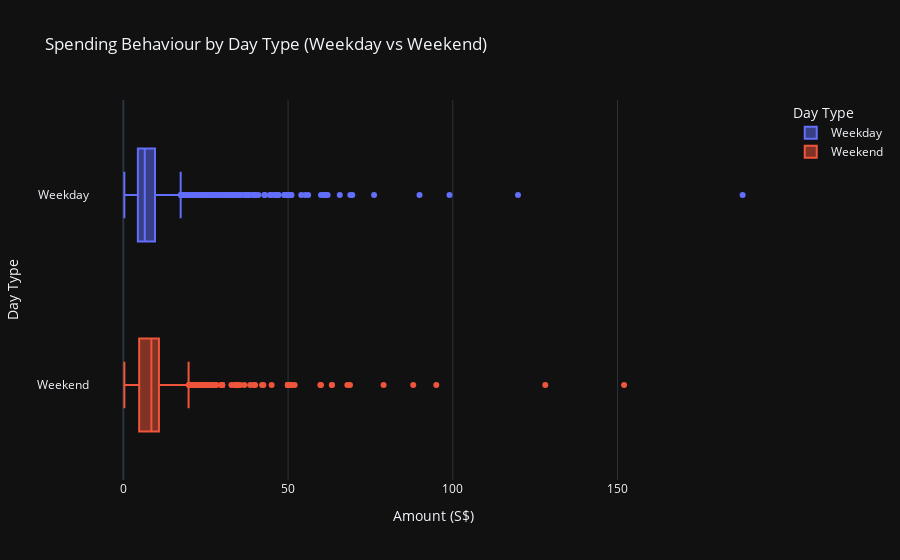

The notebook cell saved with this chart:
### Code cell
# Boxplot for Expenses Based on Day Type (Weekday vs Weekend)
fig = px.box(
    EXPENSES_WEEKEND_LABELLED_1,
    x="Amount",
    y="Day Type",
    color="Day Type",
    title="Spending Behaviour by Day Type (Weekday vs Weekend)",
    template="plotly_dark",
    orientation="h"
)

fig.update_layout(
    xaxis_title="Amount (S$)",
    yaxis_title="Day Type", 
)

fig.show()

FIG_TITLE = fig.layout.title.text if fig.layout.title else "Untitled Plot"
PLOT_CAPTION = f"""
Upon looking at the presented boxplot, the Spending is greater on Weekends than it is on Weekdays. In this case the significance of the difference needs to be assessed to obtain better understanding on the Spending Behaviours throughout the week.

From the histogram previously, the data is extremely right-skewed. 
"""

PLOT_CAPTION_WRAPPED = textwrap.fill(PLOT_CAPTION, width=130)
print(PLOT_CAPTION_WRAPPED)

print("\n--------------------------------\n")

SAVE_PLOT_AND_REGISTER(
    fig,
    FILENAME="SPENDING_BEHAVIOUR_WEEKEND_VS_WEEKDAY.png",
    TITLE=FIG_TITLE,
    CAPTION=PLOT_CAPTION_WRAPPED
)

### Figure 1 — Plotly figure (JSON) as saved in the notebook; plotly's stock layout.template omitted (floating-point values rounded to 4 significant figures; data arrays with more than 128 entries replaced by an {"elided": "..."} marker saying what was removed)
{"data": [{"alignmentgroup": "True", "hovertemplate": "Day Type=%{y}<br>Amount=%{x}<extra></extra>", "legendgroup": "Weekday", "marker": {"color": "#636efa"}, "name": "Weekday", "notched": false, "offsetgroup": "Weekday", "orientation": "h", "showlegend": true, "type": "box", "x": {"elided": "2696 float values"}, "x0": " ", "xaxis": "x", "y": {"elided": "2696 str values"}, "y0": " ", "yaxis": "y"}, {"alignmentgroup": "True", "hovertemplate": "Day Type=%{y}<br>Amount=%{x}<extra></extra>", "legendgroup": "Weekend", "marker": {"color": "#EF553B"}, "name": "Weekend", "notched": false, "offsetgroup": "Weekend", "orientation": "h", "showlegend": true, "type": "box", "x": {"elided": "971 float values"}, "x0": " ", "xaxis": "x", "y": {"elided": "971 str values"}, "y0": " ", "yaxis": "y"}], "layout": {"boxmode": "overlay", "legend": {"title": {"text": "Day Type"}, "tracegroupgap": 0}, "title": {"text": "Spending Behaviour by Day Type (Weekday vs Weekend)"}, "xaxis": {"anchor": "y", "domain": [0, 1], "title": {"text": "Amount (S$)"}}, "yaxis": {"anchor": "x", "categoryarray": ["Weekend", "Weekday"], "categoryorder": "array", "domain": [0, 1], "title": {"text": "Day Type"}}}}
